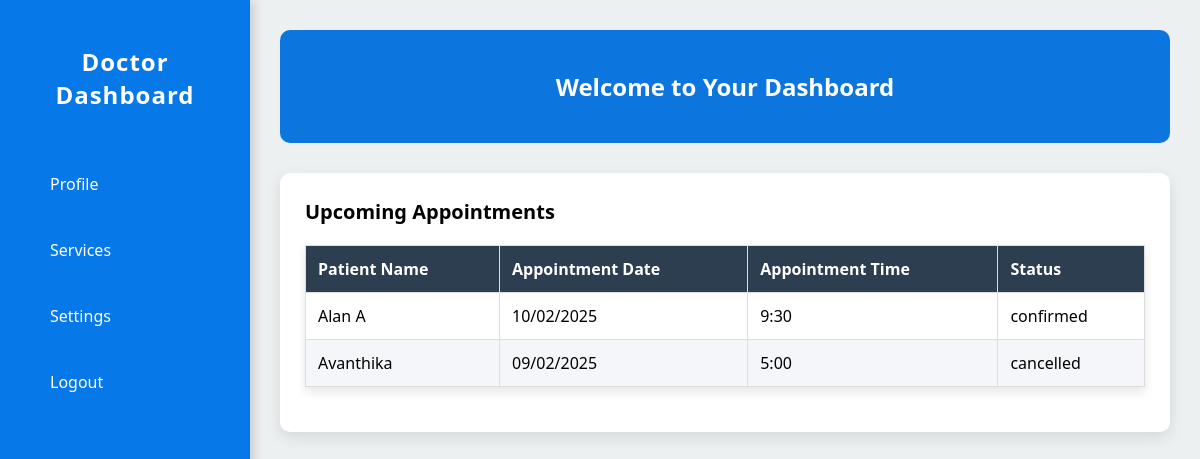
Page /doctor_home (signed in) on the committed database.
### medico/models.py (models this page shows)
class Appointment(models.Model):
    date = models.CharField(max_length=15)
    time = models.CharField(max_length=15)
    patient_id = models.ForeignKey(Patient, on_delete=models.CASCADE, null=True, blank=True, related_name='patient_id')
    doctor_id = models.ForeignKey(Doctor, on_delete=models.CASCADE, null=True, blank=True, related_name='doctor_id')
    current_date = models.DateField(auto_now_add=True)
    status=models.CharField(max_length=10,null=True)

class Patient(models.Model):
    patient_name = models.CharField(max_length=100)
    specialization = models.CharField(max_length=25)
    address = models.CharField(max_length=100)
    gender = models.CharField(max_length=15)
    date_of_birth = models.CharField(max_length=15)
    contact = models.CharField(max_length=15)
    login_id = models.ForeignKey(Login, on_delete=models.CASCADE, null=True, blank=True)

### medico/views.py (the view)
# urls.py: path('doctor_home',views.DoctorHome,name='doctor_home'),
def DoctorHome(request):
    doctor_id = request.session.get('doctor_id')
    if not doctor_id:
        return redirect('login')
    login = get_object_or_404(Login, id=doctor_id)
    doctor = get_object_or_404(Doctor, login_id=login)
    appointments = Appointment.objects.filter(doctor_id=doctor)
    return render(request, 'doctorhome.html', {'appointments': appointments})

### medico/templates/doctorhome.html (shortened to what this page needs)
<!DOCTYPE html>
<html lang="en">
<head>
</head>
<body>
    <div class="sidebar">
        <h2>Doctor Dashboard</h2>
        <a href="#profile">Profile</a>
        <div class="dropdown">
            <a href="#services">Services</a>
        </div>
        <a href="#settings">Settings</a>
        <a href="#logout">Logout</a>
    </div>
    <div class="main-content">
        <header>
            <h2>Welcome to Your Dashboard</h2>
        </header>
        <div class="card">
            <h3>Upcoming Appointments</h3>
            <table>
                <thead>
                    <tr>
                        <th>Patient Name</th>
                        <th>Appointment Date</th>
                        <th>Appointment Time</th>
                        <th>Status</th>
                    </tr>
                </thead>
                <tbody>
                    {% for appointment in appointments %}
                        <tr>
                            <td>{{ appointment.patient_id.patient_name }}</td>
                            <td>{{ appointment.date }}</td>
                            <td>{{ appointment.time }}</td>
                            <td>{{ appointment.status }}</td>
                        </tr>
                    {% endfor %}
                </tbody>
            </table>
        </div>
    </div>
</body>
</html>

### medico/templates/doctorhome.html (style rules this page uses)
body { font-family: 'Segoe UI', Tahoma, Geneva, Verdana, sans-serif; margin: 0; padding: 0; display: flex; height: 100vh; background-color: #f4f6f9; }
.sidebar { width: 200px; background-color: #0778e8; color: white; display: flex; flex-direction: column; padding: 25px; position: fixed; height: 100%; box-shadow: 4px 0 10px rgba(0, 0, 0, 0.15); transition: all 0.3s ease-in-out; }
.sidebar h2 { text-align: center; margin-bottom: 40px; font-size: 24px; letter-spacing: 1px; }
.sidebar a { padding: 12px 25px; margin: 10px 0; background-color: transparent; color: white; text-decoration: none; border-radius: 8px; font-size: 16px; transition: background-color 0.3s ease, transform 0.3s ease; display: block; }
.dropdown { position: relative; }
.main-content { margin-left: 250px; padding: 30px; flex: 1; background-color: #ecf0f1; }
header { background-color: #0d76de; color: white; padding: 20px; text-align: center; border-radius: 10px; margin-bottom: 30px; }
.card { background-color: white; padding: 25px; margin: 20px 0; border-radius: 10px; box-shadow: 0 5px 15px rgba(0, 0, 0, 0.1); transition: transform 0.3s ease, box-shadow 0.3s ease; }
.card h3 { margin-top: 0; font-size: 20px; }
table { width: 100%; border-collapse: collapse; margin: 20px 0; box-shadow: 0 5px 10px rgba(0, 0, 0, 0.1); }
table, th, td { border: 1px solid #ddd; }
th, td { padding: 12px; text-align: left; }
th { background-color: #2c3e50; color: white; }
tbody tr:nth-child(even) { background-color: #f4f6f9; }

### rows in the picture
Appointment: patient_id.patient_name "Alan A", date "10/02/2025", time "9:30", status "confirmed"
Appointment: patient_id.patient_name "Avanthika", date "09/02/2025", time "5:00", status "cancelled"
